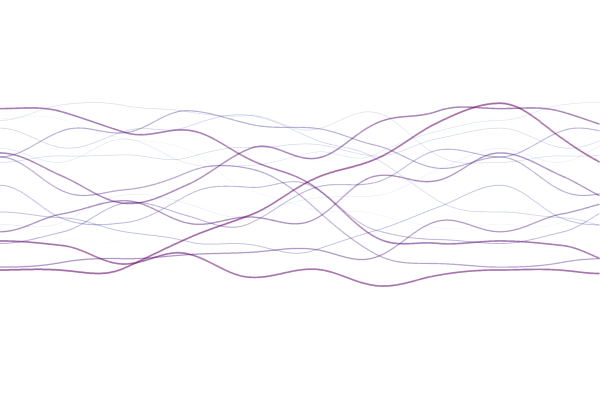
Frame 1 (no input)
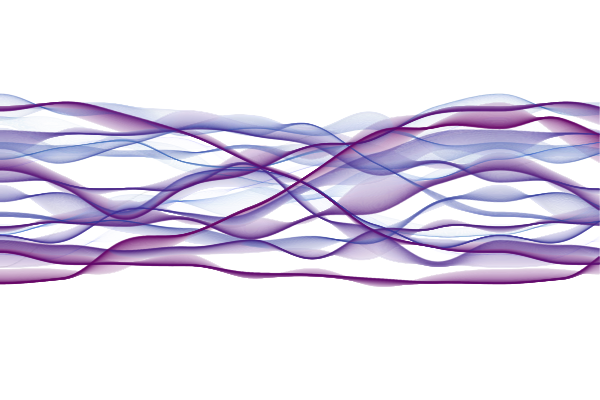
Frame 60 (no input)
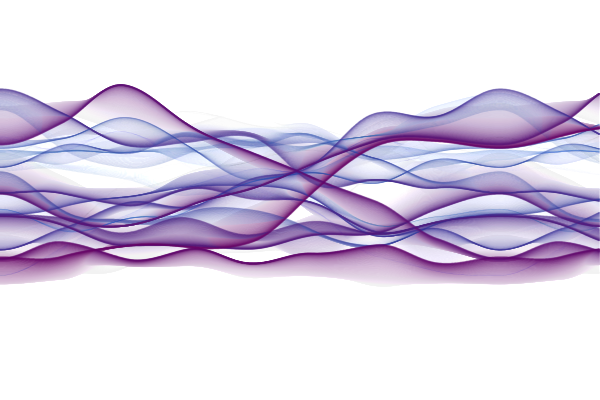
Frame 120 (the mouse pressed at the canvas centre since frame 60)

The p5.js sketch that drew these frames (run headless with seeded random() and noise() and a simulated clock; from frame 60 on, the mouse is pressed at the canvas centre):

// p5.js sketch
// ── sketch.js
// sketch: water variation with 20 lines

function setup() {
  createCanvas(600, 400);
}

function draw() {
  background(245, 8);
  for (let i = 0; i < 20; i++) {
    
    // map strokeWeight to i
    strokeWeight(map(i, 0, 19, 0.1, 2));
    
    // map color to i
    stroke(
      map(i, 0, 19, 0, 100), // red
      map(i, 0, 19, 100, 0), // green
      map(i, 0, 19, 200, 100),  // blue
      100); /// alpha
    
    // different noise for each i
    for (let x = 0; x < width; x++) {
      point(x, noise(i + x / 500, frameCount / 500) * height);
    }
  }
}
